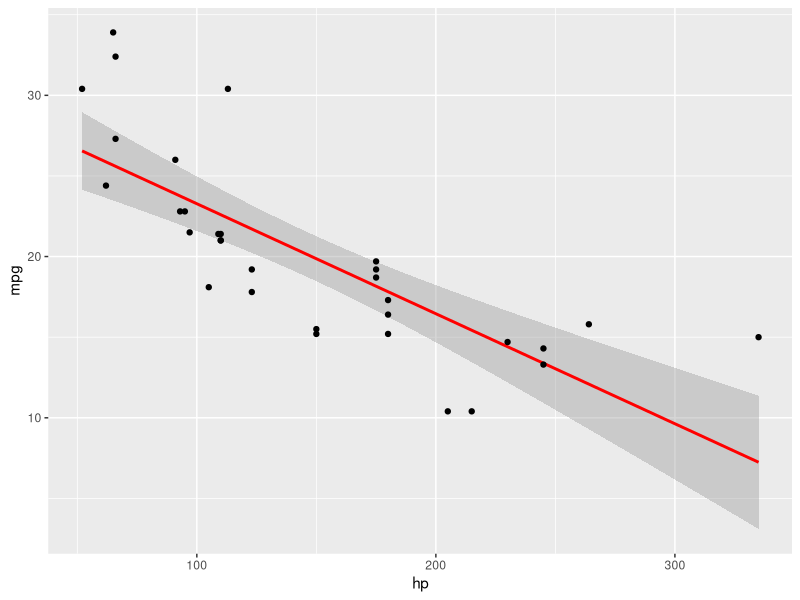

The R script that drew this image:
library(ggplot2)
mtcars

lm(mpg ~hp, data = mtcars)

ggplot(data = mtcars, aes(x = hp, y = mpg)) +
  geom_smooth(method = "lm", color = "red") + 
  geom_point()